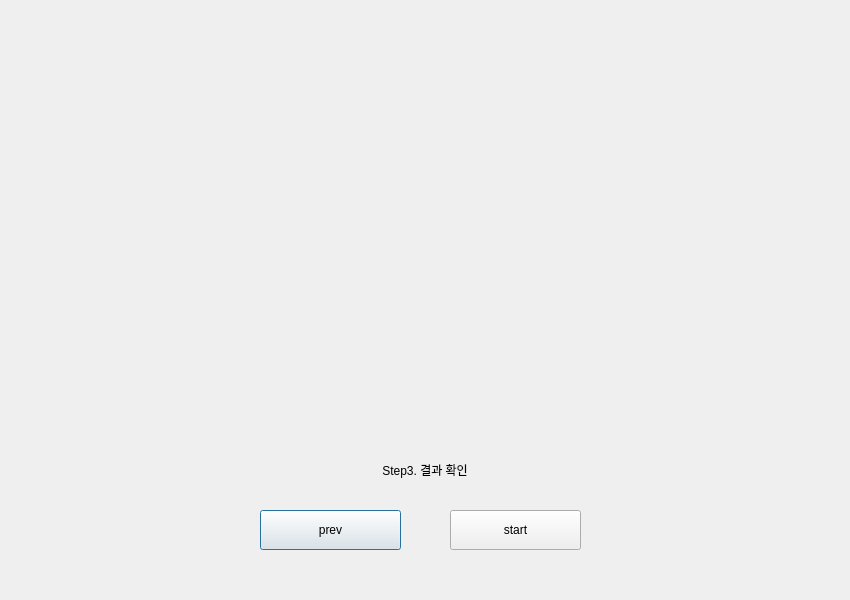
<?xml version="1.0" encoding="UTF-8"?>
<ui version="4.0">
 <class>selectExercise</class>
 <widget class="QDialog" name="selectExercise">
  <property name="geometry">
   <rect>
    <x>0</x>
    <y>0</y>
    <width>850</width>
    <height>600</height>
   </rect>
  </property>
  <property name="windowTitle">
   <string>HomePT와 함께 하는 올바른 홈트레이닝 라이프</string>
  </property>
  <property name="windowIcon">
   <iconset>
    <normaloff>:/icon_heart/heart.png</normaloff>:/icon_heart/heart.png</iconset>
  </property>
  <property name="styleSheet">
   <string notr="true">background-color:&quot;Aliceblue&quot;;</string>
  </property>
  <widget class="QLabel" name="selectTitle">
   <property name="geometry">
    <rect>
     <x>100</x>
     <y>440</y>
     <width>650</width>
     <height>61</height>
    </rect>
   </property>
   <property name="styleSheet">
    <string notr="true">font: 20pt&quot;경기천년제목M Medium&quot;; color:&quot;black&quot;;</string>
   </property>
   <property name="text">
    <string>&lt;html&gt;&lt;head/&gt;&lt;body&gt;&lt;p align=&quot;center&quot;&gt;Step3. 결과 확인&lt;/p&gt;&lt;/body&gt;&lt;/html&gt;</string>
   </property>
  </widget>
  <widget class="QWidget" name="Photo" native="true">
   <property name="geometry">
    <rect>
     <x>210</x>
     <y>120</y>
     <width>431</width>
     <height>301</height>
    </rect>
   </property>
   <property name="autoFillBackground">
    <bool>false</bool>
   </property>
   <property name="styleSheet">
    <string notr="true">background-color:&quot;Dodgerblue&quot;;image: url(:/exercise1/ex1.png);</string>
   </property>
  </widget>
  <widget class="QPushButton" name="exButton1">
   <property name="geometry">
    <rect>
     <x>260</x>
     <y>510</y>
     <width>141</width>
     <height>40</height>
    </rect>
   </property>
   <property name="styleSheet">
    <string notr="true">background-color:&quot;Dodgerblue&quot;; color:&quot;white&quot;;font: 16pt&quot;경기천년제목M Medium&quot;;</string>
   </property>
   <property name="text">
    <string>prev</string>
   </property>
  </widget>
  <widget class="QPushButton" name="exButton2">
   <property name="geometry">
    <rect>
     <x>450</x>
     <y>510</y>
     <width>131</width>
     <height>40</height>
    </rect>
   </property>
   <property name="styleSheet">
    <string notr="true">background-color:&quot;Dodgerblue&quot;; color:&quot;white&quot;;font: 16pt&quot;경기천년제목M Medium&quot;;</string>
   </property>
   <property name="text">
    <string>start</string>
   </property>
  </widget>
  <widget class="QWidget" name="widget" native="true">
   <property name="geometry">
    <rect>
     <x>730</x>
     <y>20</y>
     <width>91</width>
     <height>61</height>
    </rect>
   </property>
   <property name="styleSheet">
    <string notr="true">background-color:&quot;Dodgerblue&quot;;</string>
   </property>
  </widget>
  <widget class="QWidget" name="widget_2" native="true">
   <property name="geometry">
    <rect>
     <x>30</x>
     <y>20</y>
     <width>91</width>
     <height>61</height>
    </rect>
   </property>
   <property name="styleSheet">
    <string notr="true">background-color:&quot;Dodgerblue&quot;;</string>
   </property>
  </widget>
 </widget>
 <resources>
  <include location="2019-2-OSSP1-3355-3-master/3355/heart.qrc"/>
  <include location="2019-2-OSSP1-3355-3-master/3355/e1.qrc"/>
  <include location="2019-2-OSSP1-3355-3-master/3355/e2.qrc"/>
 </resources>
 <connections/>
</ui>
